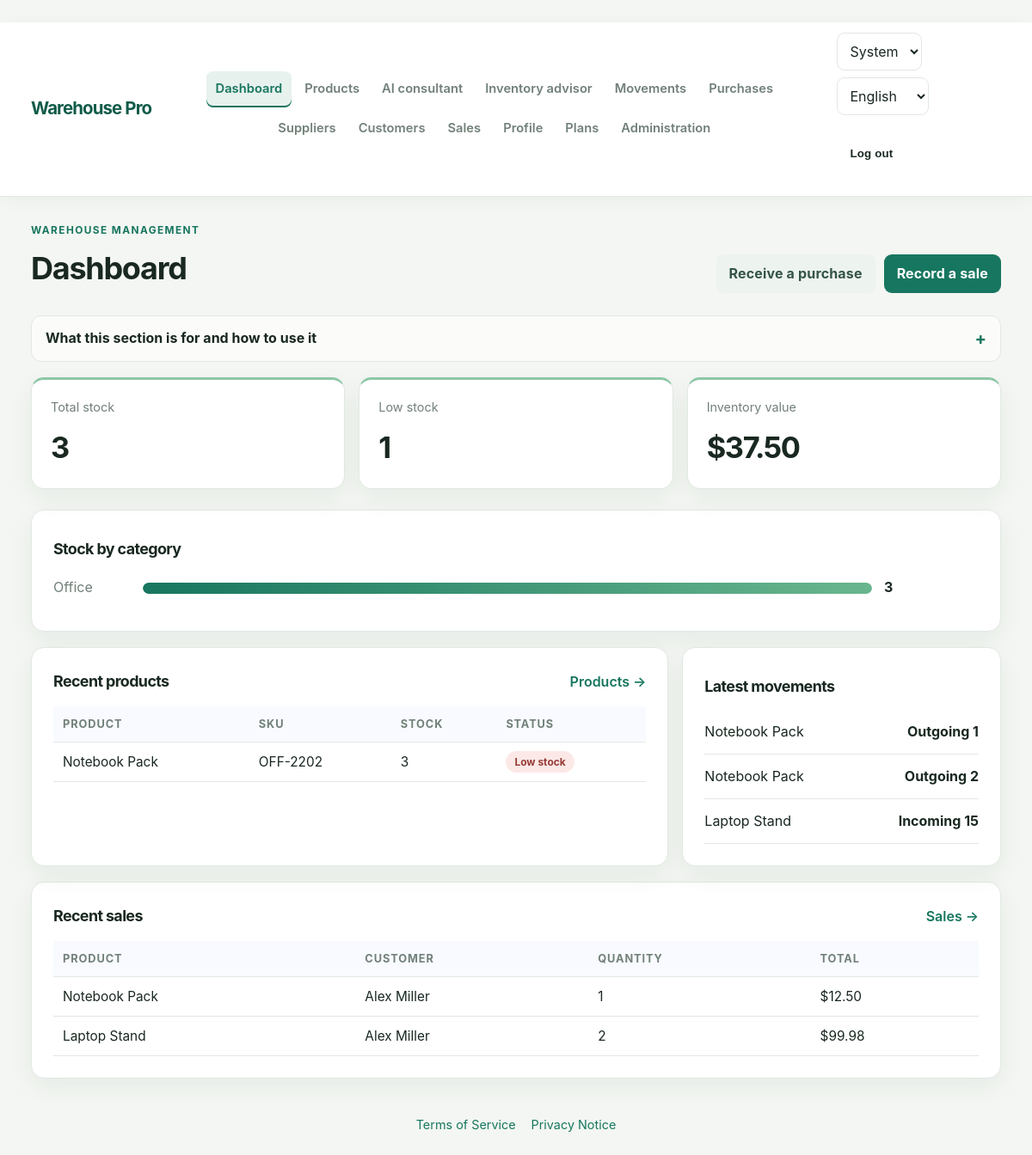
The app's page / (signed in) with its own data.
### warehouse/models.py (models this page shows, shortened)
class Category(models.Model):
    organization = models.ForeignKey(
        Organization,
        on_delete=models.PROTECT,
        related_name="categories",
    )
    name = models.CharField(max_length=100)
    class Meta:
        constraints = [
            models.UniqueConstraint(
                fields=["organization", "name"],
                name="category_name_per_org",
            )
        ]

class Product(models.Model):
    organization = models.ForeignKey(
        Organization,
        on_delete=models.PROTECT,
        related_name="products",
    )
    name = models.CharField(max_length=150)
    sku = models.CharField(max_length=50)
    category = models.ForeignKey(Category, on_delete=models.PROTECT, null=True, blank=True)
    supplier = models.ForeignKey(Supplier, on_delete=models.PROTECT, null=True, blank=True)
    quantity = models.PositiveIntegerField(default=0)
    unit_price = models.DecimalField(max_digits=10, decimal_places=2, default=0)
    minimum_stock = models.PositiveIntegerField(default=0)
    description = models.TextField(blank=True)
    is_active = models.BooleanField(default=True)
    created_at = models.DateTimeField(auto_now_add=True)
    updated_at = models.DateTimeField(auto_now=True)
    class Meta:
        ordering = ["name"]
        constraints = [
            models.UniqueConstraint(
                fields=["organization", "sku"],
                name="product_sku_per_org",
            )
        ]

class StockMovement(models.Model):
    organization = models.ForeignKey(
        Organization,
        on_delete=models.PROTECT,
        related_name="stock_movements",
    )
    MOVEMENT_TYPES = (
        ("in", "Incoming"),
        ("out", "Outgoing"),
        ("adjust", "Adjustment"),
    )
    product = models.ForeignKey(Product, on_delete=models.PROTECT, related_name="movements")
    movement_type = models.CharField(max_length=10, choices=MOVEMENT_TYPES)
    quantity = models.PositiveIntegerField()
    notes = models.CharField(max_length=255, blank=True)
    created_by = models.ForeignKey(
        settings.AUTH_USER_MODEL,
        on_delete=models.SET_NULL,
        null=True,
        blank=True,
        related_name="warehouse_movements",
    )
    created_at = models.DateTimeField(auto_now_add=True)
    class Meta:
        indexes = [models.Index(fields=["-created_at"], name="movement_recent_idx")]

class Sale(models.Model):
    organization = models.ForeignKey(
        Organization,
        on_delete=models.PROTECT,
        related_name="sales",
    )
    product = models.ForeignKey(Product, on_delete=models.PROTECT, related_name="sales")
    customer = models.ForeignKey(Customer, on_delete=models.PROTECT, null=True, blank=True)
    quantity = models.PositiveIntegerField()
    unit_price = models.DecimalField(max_digits=10, decimal_places=2)
    total_price = models.DecimalField(max_digits=20, decimal_places=2)
    created_by = models.ForeignKey(
        settings.AUTH_USER_MODEL,
        on_delete=models.SET_NULL,
        null=True,
        blank=True,
        related_name="warehouse_sales",
    )
    sold_at = models.DateTimeField(auto_now_add=True)
    class Meta:
        indexes = [models.Index(fields=["-sold_at"], name="sale_recent_idx")]

class Customer(models.Model):
    organization = models.ForeignKey(
        Organization,
        on_delete=models.PROTECT,
        related_name="customers",
    )
    name = models.CharField(max_length=150)
    phone = models.CharField(max_length=30, blank=True)
    email = models.EmailField(blank=True)
    company = models.CharField(max_length=150, blank=True)
    created_at = models.DateTimeField(auto_now_add=True)

### warehouse/views.py (the view)
# urls.py: path("", views.dashboard, name="dashboard"),
@warehouse_staff_required
def dashboard(request):
    organization = request.organization
    products = Product.objects.filter(
        organization=organization,
        is_active=True,
    ).select_related("category", "supplier")
    total_items = products.aggregate(total=Sum("quantity"))["total"] or 0
    low_stock = products.filter(quantity__lte=F("minimum_stock")).count()
    total_value = (
        products.aggregate(total=Sum(F("quantity") * F("unit_price")))["total"]
        or Decimal("0.00")
    )
    recent_movements = StockMovement.objects.filter(organization=organization).select_related(
        "product", "created_by"
    ).order_by("-created_at")[:5]
    recent_sales = Sale.objects.filter(organization=organization).select_related(
        "product", "customer", "created_by"
    ).order_by("-sold_at")[:5]
    category_totals = list(
        products.values("category__name")
        .annotate(quantity=Sum("quantity"))
        .order_by("-quantity", "category__name")[:6]
    )
    max_category_quantity = max(
        (row["quantity"] or 0 for row in category_totals),
        default=0,
    )
    colors = cycle(("blue", "cyan", "violet", "green", "orange", "pink"))
    inventory_chart = [
        {
            "label": row["category__name"]
            or ("Без категории" if _is_russian(request) else "Uncategorized"),
            "quantity": row["quantity"] or 0,
            "width": int((row["quantity"] or 0) * 100 / max_category_quantity)
            if max_category_quantity
            else 0,
            "color": next(colors),
        }
        for row in category_totals
    ]
    context = {
        "products": products[:5],
        "total_items": total_items,
        "low_stock": low_stock,
        "total_value": total_value,
        "recent_movements": recent_movements,
        "recent_sales": recent_sales,
        "inventory_chart": inventory_chart,
    }
    return render(request, "warehouse/dashboard.html", context)

### warehouse/views.py (called while the page is built, shortened)
def warehouse_staff_required(view):
    @wraps(view)
    @login_required
    def wrapped(request, *args, **kwargs):
        try:
            request.organization = request.user.warehouse_profile.organization
        except UserProfile.DoesNotExist:
            return HttpResponseForbidden("No warehouse workspace is assigned to this account.")
        return view(request, *args, **kwargs)
    return wrapped

### warehouse/templates/warehouse/dashboard.html (shortened to what this page needs)
{% extends 'warehouse/base.html' %}
{% block content %}
<div class="page-header">
    <div>
        <p class="eyebrow">{{ ui.welcome }}</p>
        <h1>{{ ui.dashboard }}</h1>
    </div>
    <div class="header-actions">
        <a class="btn btn-secondary" href="{% url 'purchase_create' %}">{{ ui.receive_purchase }}</a>
        <a class="btn btn-primary" href="{% url 'sale_create' %}">{{ ui.record_sale }}</a>
    </div>
</div>
{% include 'warehouse/page_guide.html' %}
<div class="stats-grid">
    <div class="stat-card">
        <span>{{ ui.total_stock }}</span>
        <strong>{{ total_items }}</strong>
    </div>
    <div class="stat-card">
        <span>{{ ui.low_stock }}</span>
        <strong>{{ low_stock }}</strong>
    </div>
    <div class="stat-card">
        <span>{{ ui.inventory_value }}</span>
        <strong>${{ total_value|floatformat:2 }}</strong>
    </div>
</div>
<section class="panel chart-panel inventory-chart">
    <h2>{{ ui.inventory_by_category }}</h2>
    <div class="bar-chart">
        {% for item in inventory_chart %}
        <div class="bar-row">
            <span class="bar-label" title="{{ item.label }}">{{ item.label }}</span>
            <div class="bar-track">
                <div class="bar-fill bar-{{ item.color }}" style="width: {{ item.width }}%"></div>
            </div>
            <strong>{{ item.quantity }}</strong>
        </div>
        {% empty %}
        <p class="empty-state">{{ ui.empty_products }}</p>
        {% endfor %}
    </div>
</section>
<div class="panel-grid">
    <section class="panel">
        <div class="panel-heading">
            <h2>{{ ui.recent_products }}</h2>
            <a class="text-link" href="{% url 'products' %}">{{ ui.products }} &rarr;</a>
        </div>
        <div class="dashboard-data-table">
        <table>
            <thead>
                <tr>
                    <th>{{ ui.product }}</th>
                    <th>{{ ui.sku }}</th>
                    <th>{{ ui.stock }}</th>
                    <th>{{ ui.status }}</th>
                </tr>
            </thead>
            <tbody>
                {% for product in products %}
                <tr>
                    <td>{{ product.name }}</td>
                    <td>{{ product.sku }}</td>
                    <td>{{ product.quantity }}</td>
                    <td>
                        <span class="badge {% if product.quantity <= product.minimum_stock %}danger{% else %}success{% endif %}">
                            {% if product.quantity <= product.minimum_stock %}{{ ui.filter_low }}{% else %}{{ ui.in_stock }}{% endif %}
                        </span>
                    </td>
                </tr>
                {% empty %}
                <tr>
                    <td colspan="4">{{ ui.empty_products }}</td>
                </tr>
                {% endfor %}
            </tbody>
        </table>
        </div>
    </section>
    <section class="panel">
        <h2>{{ ui.latest_movements }}</h2>
        <ul class="movement-list">
            {% for movement in recent_movements %}
            <li>
                <span>{{ movement.product.name }}</span>
                <strong>{% if current_language == 'ru' %}{% if movement.movement_type == 'in' %}Приход{% elif movement.movement_type == 'out' %}Расход{% else %}Корректировка{% endif %}{% else %}{{ movement.get_movement_type_display }}{% endif %} {{ movement.quantity }}</strong>
            </li>
            {% empty %}
            <li>{{ ui.no_movements }}</li>
            {% endfor %}
        </ul>
    </section>
</div>
<section class="panel">
    <div class="panel-heading">
        <h2>{{ ui.recent_sales }}</h2>
        <a class="text-link" href="{% url 'sales_report' %}">{{ ui.sales }} &rarr;</a>
    </div>
    <div class="dashboard-data-table">
    <table>
        <thead>
            <tr>
                <th>{{ ui.product }}</th>
                <th>{{ ui.customer }}</th>
                <th>{{ ui.quantity }}</th>
                <th>{{ ui.total }}</th>
            </tr>
        </thead>
        <tbody>
            {% for sale in recent_sales %}
            <tr>
                <td>{{ sale.product.name }}</td>
                <td>{{ sale.customer.name|default:"Walk-in" }}</td>
                <td>{{ sale.quantity }}</td>
                <td>${{ sale.total_price|floatformat:2 }}</td>
            </tr>
            {% empty %}
            <tr><td colspan="4">{{ ui.no_sales }}</td></tr>
            {% endfor %}
        </tbody>
    </table>
    </div>
</section>
{% endblock %}

### warehouse/templates/warehouse/base.html (shortened to what this page needs)
﻿{% load static %}
<!DOCTYPE html>
<html lang="{{ current_language }}">
<head>
    <link rel="stylesheet" href="{% static 'warehouse/css/styles.css' %}?v=20261112-1">
</head>
<body>
    <header class="topbar">
        <a class="brand" href="{% url 'dashboard' %}">{{ ui.brand }}</a>
        {% if request.user.is_authenticated %}
            <nav class="nav" id="site-navigation">
                <a class="{% if request.resolver_match.url_name == 'dashboard' %}is-active{% endif %}" href="{% url 'dashboard' %}">{{ ui.dashboard }}</a>
                <a class="" href="{% url 'products' %}">{{ ui.products }}</a>
                {% if request.user.is_staff %}
                <a class="{% if request.resolver_match.url_name == 'ai_consultant' %}is-active{% endif %}" href="{% url 'ai_consultant' %}">{% if current_language == 'ru' %}ИИ-консультант{% else %}AI consultant{% endif %}</a>
                <a class="{% if request.resolver_match.url_name == 'inventory_advisor' %}is-active{% endif %}" href="{% url 'inventory_advisor' %}">{{ ui.advisor }}</a>
                <a class="{% if request.resolver_match.url_name == 'stock_movements' %}is-active{% endif %}" href="{% url 'stock_movements' %}">{{ ui.movements }}</a>
                <a class="{% if request.resolver_match.url_name == 'purchases' or request.resolver_match.url_name == 'purchase_create' %}is-active{% endif %}" href="{% url 'purchases' %}">{{ ui.purchases }}</a>
                <a class="{% if request.resolver_match.url_name == 'suppliers' or request.resolver_match.url_name == 'supplier_create' %}is-active{% endif %}" href="{% url 'suppliers' %}">{{ ui.suppliers }}</a>
                <a class="{% if request.resolver_match.url_name == 'customers' or request.resolver_match.url_name == 'customer_create' %}is-active{% endif %}" href="{% url 'customers' %}">{{ ui.customers }}</a>
                <a class="{% if request.resolver_match.url_name == 'sales_report' or request.resolver_match.url_name == 'sale_create' %}is-active{% endif %}" href="{% url 'sales_report' %}">{{ ui.sales }}</a>
                {% endif %}
                <a class="{% if request.resolver_match.url_name == 'profile' %}is-active{% endif %}" href="{% url 'profile' %}">{{ ui.profile }}</a>
                <a class="{% if request.resolver_match.url_name == 'plans' or request.resolver_match.url_name == 'plan_detail' %}is-active{% endif %}" href="{% url 'plans' %}">{{ ui.plans }}</a>
                {% if request.user.is_superuser %}
                <a href="{% url 'admin:index' %}">{{ ui.site_admin }}</a>
                {% endif %}
            </nav>
        {% endif %}
        <div class="topbar-actions">
            <select id="theme-select" class="theme-select" aria-label="{{ ui.theme }}">
                <option value="system">{{ ui.theme_system }}</option>
            </select>
            <form action="{% url 'set_language' %}" method="post" class="language-form">
                <select id="language-select" name="language" onchange="this.form.submit()">
                    <option value="en" {% if current_language == 'en' %}selected{% endif %}>English</option>
                </select>
            </form>
            {% if request.user.is_authenticated %}
            <form action="{% url 'logout' %}" method="post">
                <button class="btn btn-quiet" type="submit">{{ ui.logout }}</button>
            </form>
            {% endif %}
        </div>
    </header>
    <main class="container">
        {% block content %}{% endblock %}
    </main>
    <footer class="site-footer">
        <a href="{% url 'legal_information' 'terms' %}">{{ ui.terms_link }}</a>
        <a href="{% url 'legal_information' 'privacy' %}">{{ ui.privacy_link }}</a>
    </footer>
</body>
</html>

### warehouse/templates/warehouse/page_guide.html (shortened to what this page needs)
<details class="page-guide">
    <summary>{% if current_language == 'ru' %}Для чего нужен этот раздел и как им пользоваться{% else %}What this section is for and how to use it{% endif %}</summary>
</details>

### records on screen
Category: label "Office", {{ item.width }} 100 (drawn), quantity "3"
Product: name "Notebook Pack", sku "OFF-2202", quantity "3", filter_low "Low stock"
StockMovement: product.name "Notebook Pack", movement_type "Outgoing", quantity "1"
StockMovement: product.name "Notebook Pack", movement_type "Outgoing", quantity "2"
StockMovement: product.name "Laptop Stand", movement_type "Incoming", quantity "15"
Sale: product.name "Notebook Pack", customer.name "Alex Miller", quantity "1", total_price "12.50"
Sale: product.name "Laptop Stand", customer.name "Alex Miller", quantity "2", total_price "99.98"

### other values on screen
{{ ui.brand }} "Warehouse Pro"
{{ ui.dashboard }} "Dashboard"
{{ ui.products }} "Products"
{{ ui.advisor }} "Inventory advisor"
{{ ui.movements }} "Movements"
{{ ui.purchases }} "Purchases"
{{ ui.suppliers }} "Suppliers"
{{ ui.customers }} "Customers"
{{ ui.sales }} "Sales"
{{ ui.profile }} "Profile"
{{ ui.plans }} "Plans"
{{ ui.site_admin }} "Administration"
{{ ui.logout }} "Log out"
{{ ui.welcome }} "WAREHOUSE MANAGEMENT"
{{ ui.receive_purchase }} "Receive a purchase"
